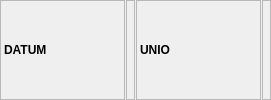
    <widget class="QFrame" name="frame_17">
     <property name="frameShape">
      <enum>QFrame::NoFrame</enum>
     </property>
     <property name="frameShadow">
      <enum>QFrame::Raised</enum>
     </property>
     <layout class="QHBoxLayout" name="horizontalLayout_5">
      <property name="spacing">
       <number>1</number>
      </property>
      <property name="leftMargin">
       <number>0</number>
      </property>
      <property name="topMargin">
       <number>0</number>
      </property>
      <property name="rightMargin">
       <number>0</number>
      </property>
      <property name="bottomMargin">
       <number>0</number>
      </property>
      <item>
       <widget class="QLabel" name="lblDatumTitle">
        <property name="sizePolicy">
         <sizepolicy hsizetype="Maximum" vsizetype="Preferred">
          <horstretch>0</horstretch>
          <verstretch>0</verstretch>
         </sizepolicy>
        </property>
        <property name="minimumSize">
         <size>
          <width>125</width>
          <height>32</height>
         </size>
        </property>
        <property name="font">
         <font>
          <weight>75</weight>
          <bold>true</bold>
         </font>
        </property>
        <property name="toolTip">
         <string>Poziv Na Broj</string>
        </property>
        <property name="frameShape">
         <enum>QFrame::StyledPanel</enum>
        </property>
        <property name="text">
         <string>DATUM</string>
        </property>
       </widget>
      </item>
      <item>
       <widget class="QLabel" name="lblDatum">
        <property name="font">
         <font>
          <weight>75</weight>
          <bold>true</bold>
         </font>
        </property>
        <property name="frameShape">
         <enum>QFrame::StyledPanel</enum>
        </property>
        <property name="text">
         <string/>
        </property>
        <property name="alignment">
         <set>Qt::AlignLeading|Qt::AlignLeft|Qt::AlignVCenter</set>
        </property>
       </widget>
      </item>
      <item>
       <widget class="QLabel" name="lblUnioTitle">
        <property name="sizePolicy">
         <sizepolicy hsizetype="Maximum" vsizetype="Preferred">
          <horstretch>0</horstretch>
          <verstretch>0</verstretch>
         </sizepolicy>
        </property>
        <property name="minimumSize">
         <size>
          <width>125</width>
          <height>32</height>
         </size>
        </property>
        <property name="font">
         <font>
          <weight>75</weight>
          <bold>true</bold>
         </font>
        </property>
        <property name="toolTip">
         <string>Poziv Na Broj</string>
        </property>
        <property name="frameShape">
         <enum>QFrame::StyledPanel</enum>
        </property>
        <property name="text">
         <string>UNIO</string>
        </property>
       </widget>
      </item>
      <item>
       <widget class="QLabel" name="lblUnio">
        <property name="font">
         <font>
          <weight>75</weight>
          <bold>true</bold>
         </font>
        </property>
        <property name="frameShape">
         <enum>QFrame::StyledPanel</enum>
        </property>
        <property name="text">
         <string/>
        </property>
        <property name="alignment">
         <set>Qt::AlignLeading|Qt::AlignLeft|Qt::AlignVCenter</set>
        </property>
       </widget>
      </item>
     </layout>
    </widget>
